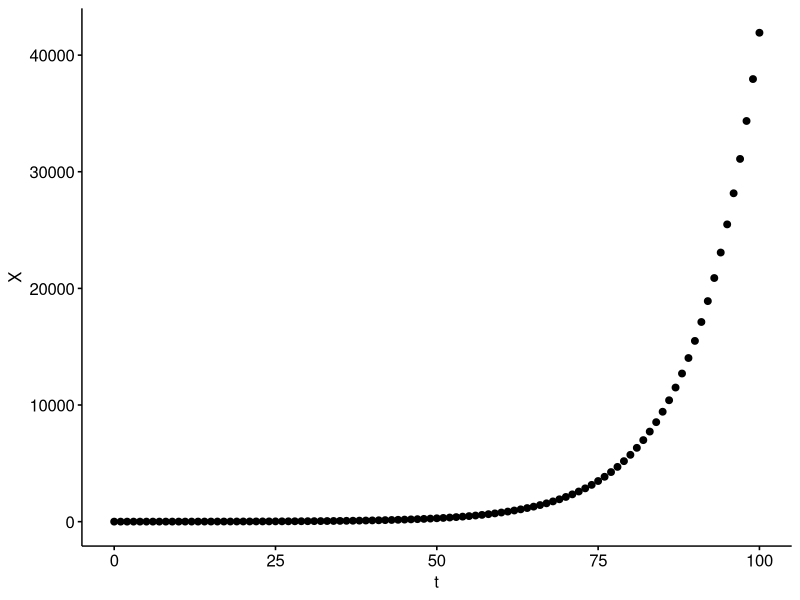
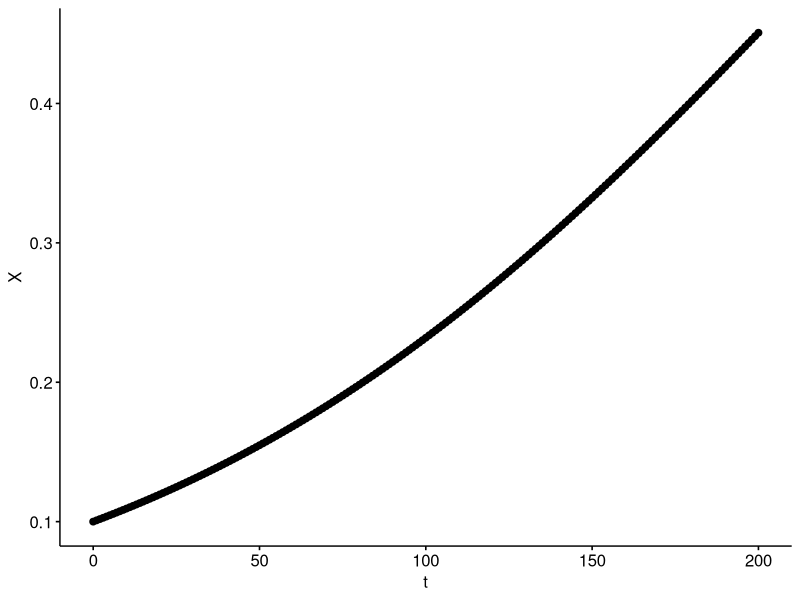
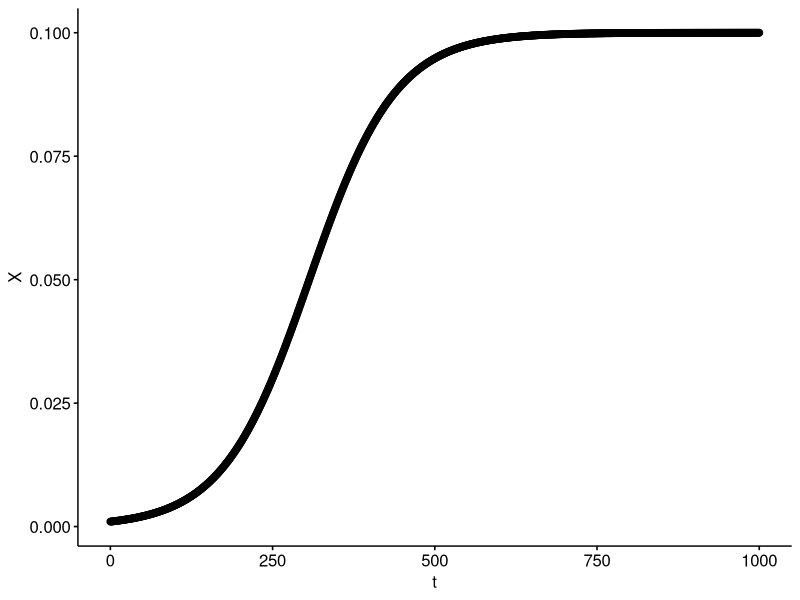
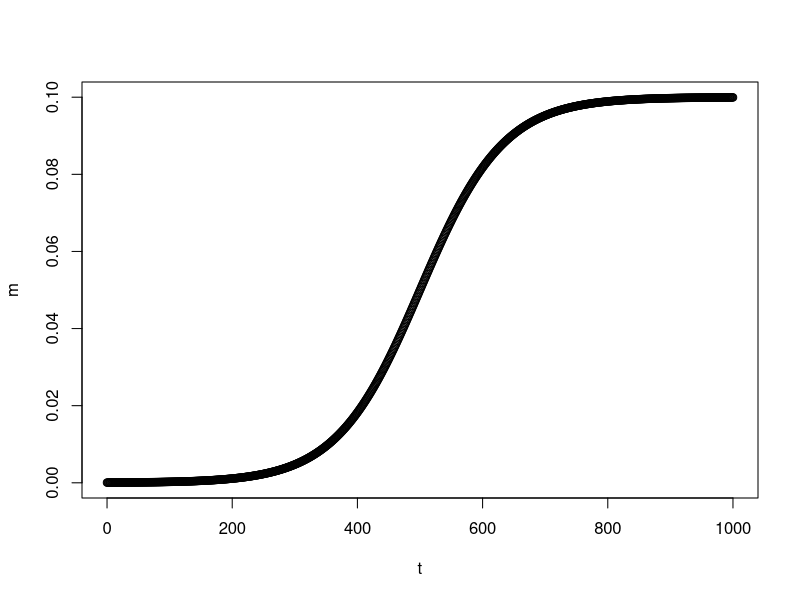
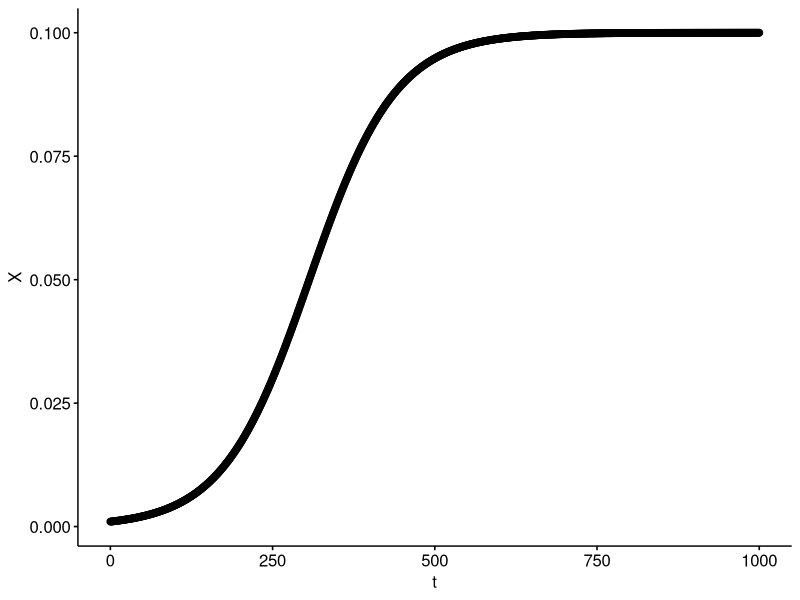
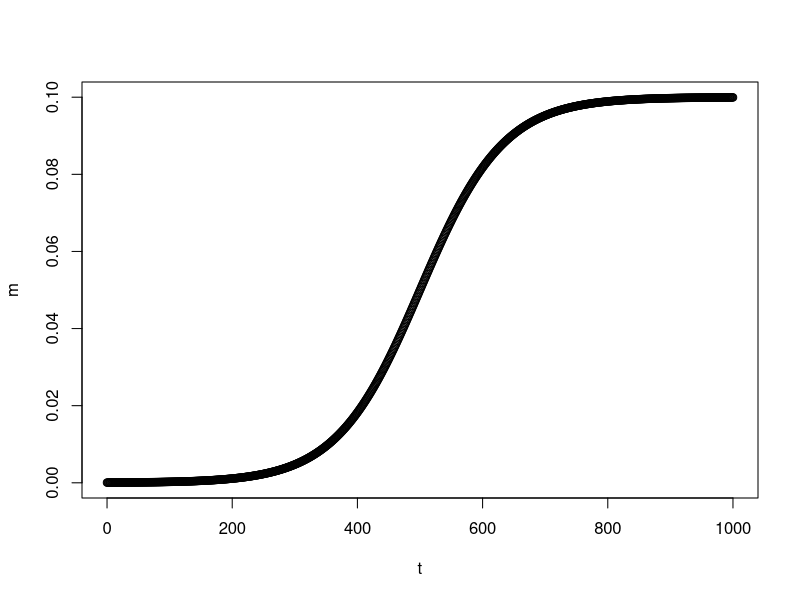
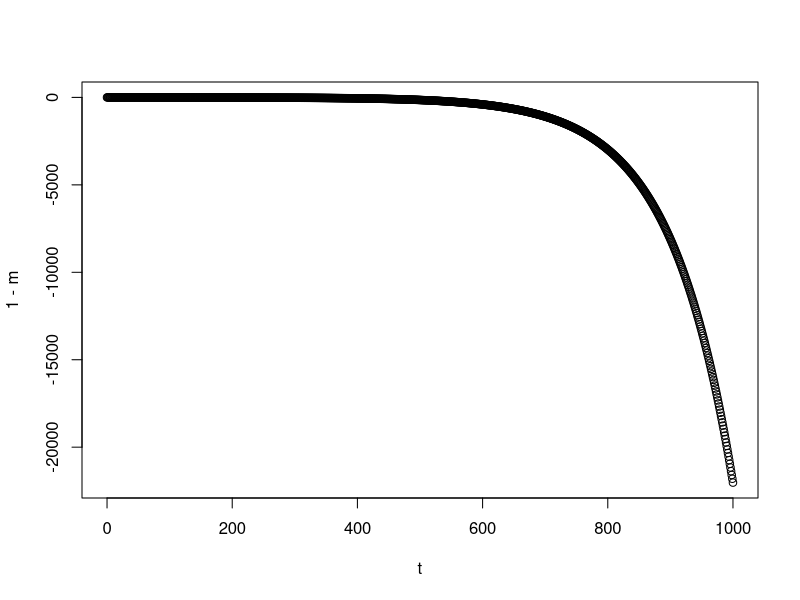

Recreate these plots in R, in order.
library(ggpubr)

###############################################################################
## Exponential (Euler)

exp.euler <- function(t, X0, k, dt) {
  nt = length(t)
  ns = floor((t[2] - t[1])/dt)
  X = rep(NA, nt)
  
  Xt = X0
  tt = t[1]
  
  for (i in 1:nt) {
    X[i] <- Xt
    for (j in 1:ns) {
      tt = tt + dt
      Xt = Xt + dt * k * Xt
    }
  }
  return(data.frame(t,X))
}

t = seq(0,100)
r = 0.25
k = 0.1
X0 = 2
dt = 0.1

plot.df = data.frame(exp.euler(t, X0, k, dt))
ggscatter(plot.df, x = "t", y = "X")

###############################################################################

###############################################################################
## Logistic growth (Euler)
log.euler <- function(t, X0, r, K, dt) {
  nt = length(t)
  ns = floor((t[2] - t[1])/dt)
  X = rep(NA, nt)
  
  Xt = X0
  tt = t[1]
  
  for (i in 1:nt) {
    X[i] <- Xt
    for (j in 1:ns) {
      tt = tt + dt
      Xt = Xt + dt * r * (1 - Xt/K) * Xt
    }
  }
  return(data.frame(t,X))
}

## Example of growth curve
suitability = 0.1
t = seq(0,200)
r = 0.10 * suitability
K = 10 * suitability
X0 = 0.1
dt = 0.1

plot.df = data.frame(log.euler(t=t, X0, r, K, dt))
ggscatter(plot.df, x = "t", y = "X")
###############################################################################

## Example of mortality curve
t = seq(0,1000)
r = 0.015
K = 0.1
X0 = 0.001
dt = 0.1

plot.df = data.frame(log.euler(t=t, X0, r, K, dt))
ggscatter(plot.df, x = "t", y = "X")

## Or as solved equation
m = K / (1 + exp(-r * (t-500)))
plot(t, m)
###############################################################################

## Example of mortality curve
t = seq(0,1000)
r = 0.015
K = 0.1
X0 = 0.001
dt = 0.1

plot.df = data.frame(log.euler(t=t, X0, r, K, dt))
ggscatter(plot.df, x = "t", y = "X")

## Or as solved equation
m = K / (1 + exp(-r * (t-500)))
plot(t, m)

## as solved exponential
## Or as solved equation
k = 0.01
m = exp(k * t)
plot(t, 1 - m)

###############################################################################
